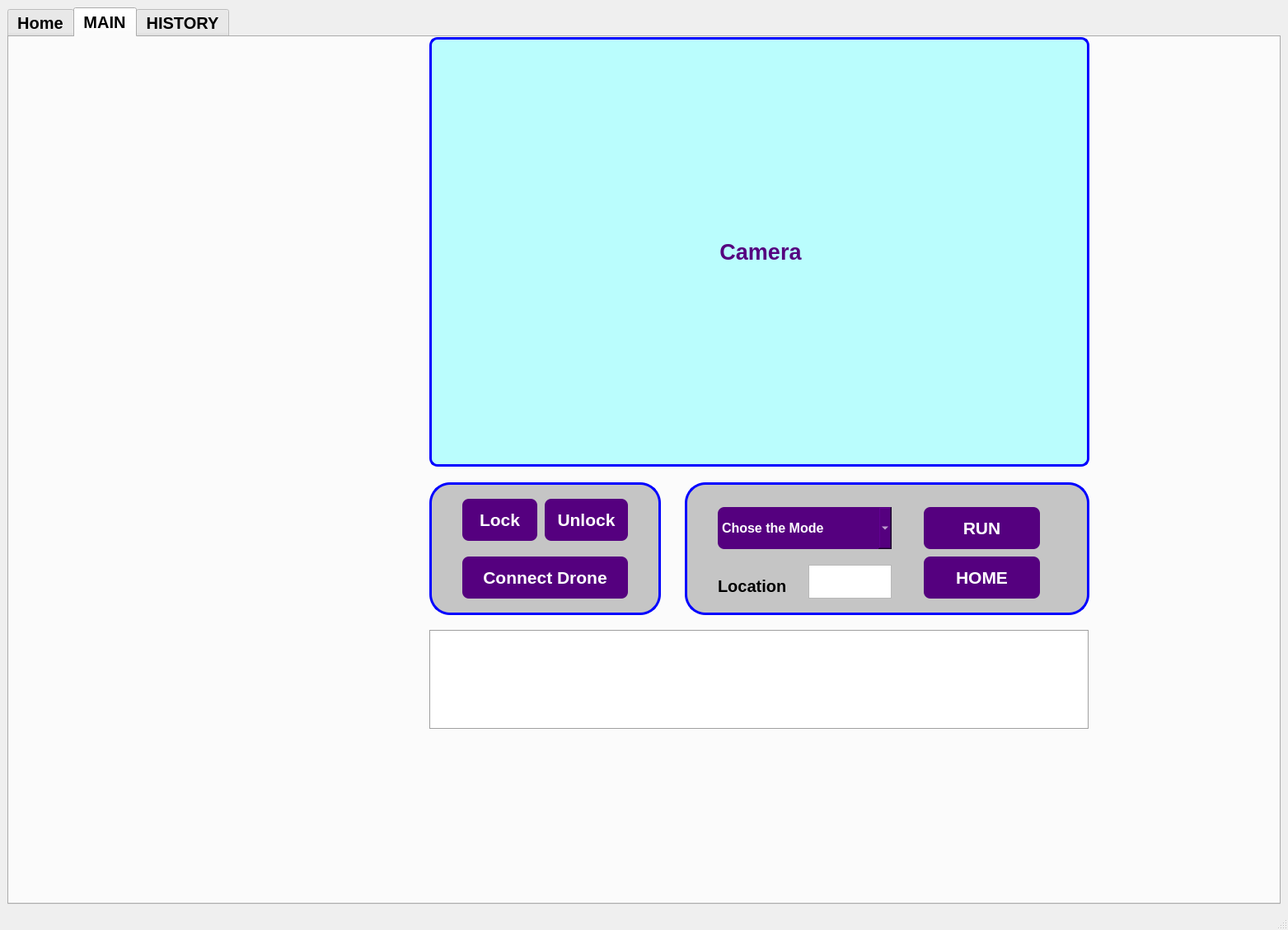
<?xml version="1.0" encoding="UTF-8"?>
<ui version="4.0">
 <class>Gui_window</class>
 <widget class="QMainWindow" name="Gui_window">
  <property name="geometry">
   <rect>
    <x>0</x>
    <y>0</y>
    <width>1563</width>
    <height>1128</height>
   </rect>
  </property>
  <property name="windowTitle">
   <string>MainWindow</string>
  </property>
  <widget class="QWidget" name="centralwidget">
   <layout class="QVBoxLayout" name="verticalLayout">
    <item>
     <widget class="QTabWidget" name="tabWidget">
      <property name="enabled">
       <bool>true</bool>
      </property>
      <property name="sizeIncrement">
       <size>
        <width>0</width>
        <height>0</height>
       </size>
      </property>
      <property name="baseSize">
       <size>
        <width>0</width>
        <height>0</height>
       </size>
      </property>
      <property name="font">
       <font>
        <family>MS Sans Serif</family>
        <pointsize>15</pointsize>
        <weight>75</weight>
        <bold>true</bold>
       </font>
      </property>
      <property name="toolTip">
       <string>qưq</string>
      </property>
      <property name="whatsThis">
       <string>&lt;html&gt;&lt;head/&gt;&lt;body&gt;&lt;p&gt;ssss&lt;/p&gt;&lt;/body&gt;&lt;/html&gt;</string>
      </property>
      <property name="autoFillBackground">
       <bool>true</bool>
      </property>
      <property name="styleSheet">
       <string notr="true"/>
      </property>
      <property name="tabShape">
       <enum>QTabWidget::Rounded</enum>
      </property>
      <property name="currentIndex">
       <number>1</number>
      </property>
      <property name="elideMode">
       <enum>Qt::ElideNone</enum>
      </property>
      <widget class="QWidget" name="home">
       <attribute name="title">
        <string>Home</string>
       </attribute>
       <widget class="QLabel" name="label">
        <property name="geometry">
         <rect>
          <x>820</x>
          <y>230</y>
          <width>231</width>
          <height>211</height>
         </rect>
        </property>
        <property name="styleSheet">
         <string notr="true">background-color: rgb(255, 255, 255,0);
border-image: url(:/pic_logo/image/98576c3bc08bc5393154d43d2ec07e47.png);</string>
        </property>
        <property name="text">
         <string/>
        </property>
        <property name="pixmap">
         <pixmap>../../../../../../../../../LENOVO/.designer/backup/image/98576c3bc08bc5393154d43d2ec07e47.png</pixmap>
        </property>
       </widget>
       <widget class="QLabel" name="label_2">
        <property name="geometry">
         <rect>
          <x>470</x>
          <y>510</y>
          <width>931</width>
          <height>101</height>
         </rect>
        </property>
        <property name="font">
         <font>
          <family>Garuda</family>
          <pointsize>23</pointsize>
          <weight>50</weight>
          <bold>false</bold>
         </font>
        </property>
        <property name="text">
         <string>&lt;html&gt;&lt;head/&gt;&lt;body&gt;&lt;p align=&quot;center&quot;&gt;&lt;span style=&quot; color:#00aaff;&quot;&gt;MÔ PHỎNG ĐIỀU KHIỂN MÁY BAY KHÔNG NGƯỜI LÁI &lt;br/&gt;QUẢN LÝ HÀNG TỒN KHO&lt;/span&gt;&lt;/p&gt;&lt;/body&gt;&lt;/html&gt;</string>
        </property>
       </widget>
       <widget class="QLabel" name="label_6">
        <property name="geometry">
         <rect>
          <x>770</x>
          <y>420</y>
          <width>361</width>
          <height>111</height>
         </rect>
        </property>
        <property name="font">
         <font>
          <family>Likhan</family>
          <pointsize>25</pointsize>
         </font>
        </property>
        <property name="text">
         <string>&lt;html&gt;&lt;head/&gt;&lt;body&gt;&lt;p&gt;&lt;span style=&quot; color:#ff0000;&quot;&gt;ĐỒ ÁN TỐT NGHIỆP&lt;/span&gt;&lt;/p&gt;&lt;/body&gt;&lt;/html&gt;</string>
        </property>
       </widget>
       <widget class="QLabel" name="label_26">
        <property name="geometry">
         <rect>
          <x>690</x>
          <y>640</y>
          <width>721</width>
          <height>61</height>
         </rect>
        </property>
        <property name="font">
         <font>
          <family>Times New Roman</family>
          <pointsize>20</pointsize>
         </font>
        </property>
        <property name="text">
         <string>GVHD: THẦY THS.NGUYỄN ĐỨC HOÀNG</string>
        </property>
       </widget>
       <widget class="QLabel" name="label_29">
        <property name="geometry">
         <rect>
          <x>690</x>
          <y>700</y>
          <width>791</width>
          <height>41</height>
         </rect>
        </property>
        <property name="font">
         <font>
          <family>Times New Roman</family>
          <pointsize>20</pointsize>
         </font>
        </property>
        <property name="text">
         <string>SVTH:    BÙI MINH HIẾU                   2011182</string>
        </property>
       </widget>
       <widget class="QLabel" name="label_30">
        <property name="geometry">
         <rect>
          <x>800</x>
          <y>740</y>
          <width>481</width>
          <height>41</height>
         </rect>
        </property>
        <property name="font">
         <font>
          <family>Times New Roman</family>
          <pointsize>20</pointsize>
         </font>
        </property>
        <property name="text">
         <string>NGUYỄN VÕ TẤN HẢI       2013076</string>
        </property>
       </widget>
       <widget class="QPushButton" name="pushButton_log_out">
        <property name="geometry">
         <rect>
          <x>1830</x>
          <y>0</y>
          <width>71</width>
          <height>61</height>
         </rect>
        </property>
        <property name="text">
         <string/>
        </property>
        <property name="icon">
         <iconset>
          <normaloff>../../../../../../do_an_QT_designer/image/log_out.png</normaloff>../../../../../../do_an_QT_designer/image/log_out.png</iconset>
        </property>
        <property name="iconSize">
         <size>
          <width>50</width>
          <height>50</height>
         </size>
        </property>
       </widget>
       <widget class="QLabel" name="label_25">
        <property name="geometry">
         <rect>
          <x>560</x>
          <y>10</y>
          <width>861</width>
          <height>101</height>
         </rect>
        </property>
        <property name="font">
         <font>
          <family>Likhan</family>
          <pointsize>25</pointsize>
         </font>
        </property>
        <property name="text">
         <string>&lt;html&gt;&lt;head/&gt;&lt;body&gt;&lt;p&gt;&lt;span style=&quot; color:#000000;&quot;&gt;TRƯỜNG ĐẠI HỌC BÁCH KHOA TP. HỒ CHÍ MINH&lt;/span&gt;&lt;/p&gt;&lt;/body&gt;&lt;/html&gt;</string>
        </property>
       </widget>
       <widget class="QLabel" name="label_28">
        <property name="geometry">
         <rect>
          <x>750</x>
          <y>100</y>
          <width>471</width>
          <height>51</height>
         </rect>
        </property>
        <property name="font">
         <font>
          <family>Likhan</family>
          <pointsize>25</pointsize>
         </font>
        </property>
        <property name="text">
         <string>&lt;html&gt;&lt;head/&gt;&lt;body&gt;&lt;p&gt;&lt;span style=&quot; color:#000000;&quot;&gt;KHOA ĐIỆN - ĐIỆN TỬ &lt;/span&gt;&lt;/p&gt;&lt;p&gt;&lt;br/&gt;&lt;/p&gt;&lt;/body&gt;&lt;/html&gt;</string>
        </property>
       </widget>
       <widget class="QLabel" name="label_31">
        <property name="geometry">
         <rect>
          <x>670</x>
          <y>160</y>
          <width>671</width>
          <height>51</height>
         </rect>
        </property>
        <property name="font">
         <font>
          <family>Likhan</family>
          <pointsize>25</pointsize>
         </font>
        </property>
        <property name="text">
         <string>&lt;html&gt;&lt;head/&gt;&lt;body&gt;&lt;p&gt;BỘ MÔN ĐIỀU KHIỂN TỰ ĐỘNG &lt;/p&gt;&lt;/body&gt;&lt;/html&gt;</string>
        </property>
       </widget>
      </widget>
      <widget class="QWidget" name="main">
       <attribute name="title">
        <string>MAIN</string>
       </attribute>
       <widget class="QLabel" name="label_camera">
        <property name="geometry">
         <rect>
          <x>510</x>
          <y>0</y>
          <width>801</width>
          <height>521</height>
         </rect>
        </property>
        <property name="styleSheet">
         <string notr="true">background-color: rgb(85, 255, 255,100);
border-radius:10px;
border-color: black;
border: 3px solid blue;</string>
        </property>
        <property name="text">
         <string>&lt;html&gt;&lt;head/&gt;&lt;body&gt;&lt;p align=&quot;center&quot;&gt;&lt;span style=&quot; font-size:20pt; font-weight:600; color:#55007f;&quot;&gt;Camera&lt;/span&gt;&lt;/p&gt;&lt;/body&gt;&lt;/html&gt;</string>
        </property>
       </widget>
       <widget class="QPushButton" name="pushButton_unlock">
        <property name="geometry">
         <rect>
          <x>650</x>
          <y>560</y>
          <width>101</width>
          <height>51</height>
         </rect>
        </property>
        <property name="font">
         <font>
          <family>MS Shell Dlg 2</family>
          <pointsize>16</pointsize>
          <weight>75</weight>
          <italic>false</italic>
          <bold>true</bold>
         </font>
        </property>
        <property name="styleSheet">
         <string notr="true">QPushButton{;
	background-color: rgb(85, 0, 127);
color:rgb(255, 255, 255);
border-radius:8px;}
QPushButton:pressed {

	background-color: rgb(255, 255, 255);
}</string>
        </property>
        <property name="text">
         <string>Unlock</string>
        </property>
       </widget>
       <widget class="QPushButton" name="pushButton_lock">
        <property name="geometry">
         <rect>
          <x>550</x>
          <y>560</y>
          <width>91</width>
          <height>51</height>
         </rect>
        </property>
        <property name="font">
         <font>
          <family>MS Shell Dlg 2</family>
          <pointsize>16</pointsize>
          <weight>75</weight>
          <italic>false</italic>
          <bold>true</bold>
         </font>
        </property>
        <property name="styleSheet">
         <string notr="true">QPushButton{	background-color: rgb(85, 0, 127);
color:rgb(255, 255, 255);
border-radius:8px;}
QPushButton:pressed {

	background-color: rgb(255, 255, 255);
}</string>
        </property>
        <property name="text">
         <string>Lock</string>
        </property>
       </widget>
       <widget class="QPushButton" name="pushButton_run">
        <property name="geometry">
         <rect>
          <x>1110</x>
          <y>570</y>
          <width>141</width>
          <height>51</height>
         </rect>
        </property>
        <property name="font">
         <font>
          <pointsize>16</pointsize>
          <weight>75</weight>
          <bold>true</bold>
         </font>
        </property>
        <property name="styleSheet">
         <string notr="true">QPushButton{background-color: rgb(85, 0, 127);
border-radius:8px;
color:rgb(255, 255, 255);}
QPushButton:hover {background-color: rgb(85, 0, 127,200);}
QPushButton:pressed {

	background-color: rgb(255, 255, 255);
}</string>
        </property>
        <property name="text">
         <string>RUN</string>
        </property>
       </widget>
       <widget class="QPushButton" name="pushButton_home">
        <property name="geometry">
         <rect>
          <x>1110</x>
          <y>630</y>
          <width>141</width>
          <height>51</height>
         </rect>
        </property>
        <property name="font">
         <font>
          <pointsize>16</pointsize>
          <weight>75</weight>
          <bold>true</bold>
         </font>
        </property>
        <property name="styleSheet">
         <string notr="true">QPushButton{background-color: rgb(85, 0, 127);
border-radius:8px;
color:rgb(255, 255, 255);}
QPushButton:hover {background-color: rgb(85, 0, 127,200);}
QPushButton:pressed {

	background-color: rgb(255, 255, 255);
}</string>
        </property>
        <property name="text">
         <string>HOME</string>
        </property>
       </widget>
       <widget class="QLabel" name="label_69">
        <property name="geometry">
         <rect>
          <x>820</x>
          <y>540</y>
          <width>491</width>
          <height>161</height>
         </rect>
        </property>
        <property name="styleSheet">
         <string notr="true">background-color: rgb(197, 197, 197);
border-radius:25px;
border-color:rgb(0, 0, 0);
border: 3px solid blue;</string>
        </property>
        <property name="text">
         <string/>
        </property>
       </widget>
       <widget class="QLabel" name="label_74">
        <property name="geometry">
         <rect>
          <x>510</x>
          <y>540</y>
          <width>281</width>
          <height>161</height>
         </rect>
        </property>
        <property name="styleSheet">
         <string notr="true">background-color: rgb(197, 197, 197);
border-radius:25px;
border-color:rgb(0, 0, 0);
border: 3px solid blue;</string>
        </property>
        <property name="text">
         <string/>
        </property>
       </widget>
       <widget class="QPushButton" name="pushButton_connect_drone">
        <property name="geometry">
         <rect>
          <x>550</x>
          <y>630</y>
          <width>201</width>
          <height>51</height>
         </rect>
        </property>
        <property name="font">
         <font>
          <family>MS Shell Dlg 2</family>
          <pointsize>16</pointsize>
          <weight>75</weight>
          <italic>false</italic>
          <bold>true</bold>
         </font>
        </property>
        <property name="styleSheet">
         <string notr="true">QPushButton{	background-color: rgb(85, 0, 127);
color:rgb(255, 255, 255);
border-radius:8px;}
QPushButton:pressed {

	background-color: rgb(255, 255, 255);
}</string>
        </property>
        <property name="text">
         <string>Connect Drone</string>
        </property>
       </widget>
       <widget class="QComboBox" name="comboBox_choose_location">
        <property name="geometry">
         <rect>
          <x>860</x>
          <y>570</y>
          <width>211</width>
          <height>51</height>
         </rect>
        </property>
        <property name="font">
         <font>
          <family>Arial</family>
          <pointsize>12</pointsize>
          <weight>75</weight>
          <bold>true</bold>
          <kerning>false</kerning>
         </font>
        </property>
        <property name="styleSheet">
         <string notr="true">QComboBox{background-color: rgb(85, 0, 127);
border-radius:8px;
color:rgb(255, 255, 255);}
QComboBox:hover {background-color: rgb(85, 0, 127,200);}
QComboBox:pressed {

	background-color: rgb(255, 255, 255);
}</string>
        </property>
        <property name="editable">
         <bool>false</bool>
        </property>
        <item>
         <property name="text">
          <string>Chose the Mode</string>
         </property>
        </item>
        <item>
         <property name="text">
          <string>A  Location</string>
         </property>
        </item>
        <item>
         <property name="text">
          <string>All</string>
         </property>
        </item>
       </widget>
       <widget class="QTextEdit" name="textEdit_location">
        <property name="geometry">
         <rect>
          <x>970</x>
          <y>640</y>
          <width>101</width>
          <height>41</height>
         </rect>
        </property>
       </widget>
       <widget class="QLabel" name="label_location">
        <property name="geometry">
         <rect>
          <x>860</x>
          <y>650</y>
          <width>101</width>
          <height>31</height>
         </rect>
        </property>
        <property name="text">
         <string>Location</string>
        </property>
       </widget>
       <widget class="QTextEdit" name="textEdit_message">
        <property name="geometry">
         <rect>
          <x>510</x>
          <y>719</y>
          <width>801</width>
          <height>121</height>
         </rect>
        </property>
        <property name="font">
         <font>
          <family>DejaVu Sans</family>
          <pointsize>10</pointsize>
         </font>
        </property>
        <property name="frameShape">
         <enum>QFrame::Box</enum>
        </property>
        <property name="readOnly">
         <bool>true</bool>
        </property>
        <property name="html">
         <string>&lt;!DOCTYPE HTML PUBLIC &quot;-//W3C//DTD HTML 4.0//EN&quot; &quot;http://www.w3.org/TR/REC-html40/strict.dtd&quot;&gt;
&lt;html&gt;&lt;head&gt;&lt;meta name=&quot;qrichtext&quot; content=&quot;1&quot; /&gt;&lt;style type=&quot;text/css&quot;&gt;
p, li { white-space: pre-wrap; }
&lt;/style&gt;&lt;/head&gt;&lt;body style=&quot; font-family:'DejaVu Sans'; font-size:10pt; font-weight:600; font-style:normal;&quot;&gt;
&lt;p style=&quot;-qt-paragraph-type:empty; margin-top:0px; margin-bottom:0px; margin-left:0px; margin-right:0px; -qt-block-indent:0; text-indent:0px; font-family:'MS Sans Serif'; font-size:15pt;&quot;&gt;&lt;br /&gt;&lt;/p&gt;&lt;/body&gt;&lt;/html&gt;</string>
        </property>
       </widget>
       <zorder>label_74</zorder>
       <zorder>label_69</zorder>
       <zorder>label_camera</zorder>
       <zorder>pushButton_unlock</zorder>
       <zorder>pushButton_lock</zorder>
       <zorder>pushButton_run</zorder>
       <zorder>pushButton_home</zorder>
       <zorder>pushButton_connect_drone</zorder>
       <zorder>comboBox_choose_location</zorder>
       <zorder>textEdit_location</zorder>
       <zorder>label_location</zorder>
       <zorder>textEdit_message</zorder>
      </widget>
      <widget class="QWidget" name="history">
       <attribute name="title">
        <string>HISTORY</string>
       </attribute>
       <widget class="QComboBox" name="comboBox_chose_the_mode">
        <property name="geometry">
         <rect>
          <x>1120</x>
          <y>70</y>
          <width>161</width>
          <height>31</height>
         </rect>
        </property>
        <property name="font">
         <font>
          <family>Arial</family>
          <pointsize>12</pointsize>
          <weight>75</weight>
          <bold>true</bold>
          <kerning>false</kerning>
         </font>
        </property>
        <property name="styleSheet">
         <string notr="true">border: 2px solid black;</string>
        </property>
        <property name="editable">
         <bool>false</bool>
        </property>
        <item>
         <property name="text">
          <string>Chose the Mode</string>
         </property>
        </item>
        <item>
         <property name="text">
          <string>Account</string>
         </property>
        </item>
        <item>
         <property name="text">
          <string>Detected Box </string>
         </property>
        </item>
       </widget>
       <widget class="QPushButton" name="pushButton_clear">
        <property name="geometry">
         <rect>
          <x>1420</x>
          <y>70</y>
          <width>93</width>
          <height>41</height>
         </rect>
        </property>
        <property name="font">
         <font>
          <family>Arial</family>
          <pointsize>12</pointsize>
          <weight>75</weight>
          <bold>true</bold>
         </font>
        </property>
        <property name="styleSheet">
         <string notr="true">QPushButton{
border: 3px solid blue;
background-color: rgb(85, 0, 255);
color:rgb(255, 255, 255)
}
QPushButton:hover {background-color: rgb(85, 0, 127,200);}
QPushButton:pressed {

	background-color: rgb(255, 255, 255);
}</string>
        </property>
        <property name="text">
         <string>Clear</string>
        </property>
       </widget>
       <widget class="QPushButton" name="pushButton_search">
        <property name="geometry">
         <rect>
          <x>1310</x>
          <y>70</y>
          <width>93</width>
          <height>41</height>
         </rect>
        </property>
        <property name="font">
         <font>
          <family>Arial</family>
          <pointsize>12</pointsize>
          <weight>75</weight>
          <bold>true</bold>
         </font>
        </property>
        <property name="styleSheet">
         <string notr="true">QPushButton{
border: 3px solid blue;
background-color: rgb(85, 0, 255);
color:rgb(255, 255, 255)
}
QPushButton:hover {background-color: rgb(85, 0, 127,200);}
QPushButton:pressed {

	background-color: rgb(255, 255, 255);
}</string>
        </property>
        <property name="text">
         <string>Search</string>
        </property>
       </widget>
       <widget class="QPushButton" name="pushButton_calendar_1">
        <property name="geometry">
         <rect>
          <x>1070</x>
          <y>200</y>
          <width>51</width>
          <height>51</height>
         </rect>
        </property>
        <property name="styleSheet">
         <string notr="true">QPushButton{border:none;}

</string>
        </property>
        <property name="text">
         <string/>
        </property>
        <property name="icon">
         <iconset>
          <normaloff>../../../../../../do_an_QT_designer/image/calendar.png</normaloff>../../../../../../do_an_QT_designer/image/calendar.png</iconset>
        </property>
        <property name="iconSize">
         <size>
          <width>40</width>
          <height>40</height>
         </size>
        </property>
       </widget>
       <widget class="QPushButton" name="pushButton_calendar_2">
        <property name="geometry">
         <rect>
          <x>1070</x>
          <y>280</y>
          <width>51</width>
          <height>41</height>
         </rect>
        </property>
        <property name="styleSheet">
         <string notr="true">QPushButton{border:none;}

</string>
        </property>
        <property name="text">
         <string/>
        </property>
        <property name="icon">
         <iconset>
          <normaloff>../../../../../../do_an_QT_designer/image/calendar.png</normaloff>../../../../../../do_an_QT_designer/image/calendar.png</iconset>
        </property>
        <property name="iconSize">
         <size>
          <width>40</width>
          <height>40</height>
         </size>
        </property>
       </widget>
       <widget class="QDateEdit" name="dateEdit_1">
        <property name="geometry">
         <rect>
          <x>1120</x>
          <y>130</y>
          <width>161</width>
          <height>41</height>
         </rect>
        </property>
        <property name="dateTime">
         <datetime>
          <hour>0</hour>
          <minute>0</minute>
          <second>0</second>
          <year>2024</year>
          <month>6</month>
          <day>24</day>
         </datetime>
        </property>
        <property name="displayFormat">
         <string>dd/MM/yyyy</string>
        </property>
       </widget>
       <widget class="QDateEdit" name="dateEdit_2">
        <property name="geometry">
         <rect>
          <x>1120</x>
          <y>190</y>
          <width>161</width>
          <height>41</height>
         </rect>
        </property>
        <property name="dateTime">
         <datetime>
          <hour>0</hour>
          <minute>0</minute>
          <second>0</second>
          <year>2024</year>
          <month>6</month>
          <day>24</day>
         </datetime>
        </property>
        <property name="displayFormat">
         <string>dd/MM/yyyy</string>
        </property>
       </widget>
       <widget class="QTableWidget" name="tableWidget_account">
        <property name="geometry">
         <rect>
          <x>220</x>
          <y>40</y>
          <width>821</width>
          <height>651</height>
         </rect>
        </property>
        <property name="styleSheet">
         <string notr="true"/>
        </property>
       </widget>
       <widget class="QPushButton" name="pushButton_load">
        <property name="geometry">
         <rect>
          <x>1320</x>
          <y>130</y>
          <width>191</width>
          <height>41</height>
         </rect>
        </property>
        <property name="font">
         <font>
          <family>Arial</family>
          <pointsize>12</pointsize>
          <weight>75</weight>
          <bold>true</bold>
         </font>
        </property>
        <property name="styleSheet">
         <string notr="true">QPushButton{
border: 3px solid blue;
background-color: rgb(85, 0, 255);
color:rgb(255, 255, 255)
}
QPushButton:hover {background-color: rgb(85, 0, 127,200);}
QPushButton:pressed {

	background-color: rgb(255, 255, 255);
}</string>
        </property>
        <property name="text">
         <string>Product infomation</string>
        </property>
       </widget>
       <widget class="QPushButton" name="pushButton_report">
        <property name="geometry">
         <rect>
          <x>1320</x>
          <y>190</y>
          <width>191</width>
          <height>41</height>
         </rect>
        </property>
        <property name="font">
         <font>
          <family>Arial</family>
          <pointsize>12</pointsize>
          <weight>75</weight>
          <bold>true</bold>
         </font>
        </property>
        <property name="styleSheet">
         <string notr="true">QPushButton{
border: 3px solid blue;
background-color: rgb(85, 0, 255);
color:rgb(255, 255, 255)
}
QPushButton:hover {background-color: rgb(85, 0, 127,200);}
QPushButton:pressed {

	background-color: rgb(255, 255, 255);
}</string>
        </property>
        <property name="text">
         <string>Report</string>
        </property>
       </widget>
       <widget class="QLabel" name="label_75">
        <property name="geometry">
         <rect>
          <x>1090</x>
          <y>40</y>
          <width>451</width>
          <height>221</height>
         </rect>
        </property>
        <property name="styleSheet">
         <string notr="true">background-color: rgb(197, 197, 197);
border-radius:25px;
border-color:rgb(0, 0, 0);
border: 3px solid blue;</string>
        </property>
        <property name="text">
         <string/>
        </property>
       </widget>
       <zorder>label_75</zorder>
       <zorder>dateEdit_1</zorder>
       <zorder>comboBox_chose_the_mode</zorder>
       <zorder>pushButton_clear</zorder>
       <zorder>pushButton_search</zorder>
       <zorder>pushButton_calendar_1</zorder>
       <zorder>pushButton_calendar_2</zorder>
       <zorder>dateEdit_2</zorder>
       <zorder>tableWidget_account</zorder>
       <zorder>pushButton_load</zorder>
       <zorder>pushButton_report</zorder>
      </widget>
     </widget>
    </item>
   </layout>
  </widget>
  <widget class="QStatusBar" name="statusbar"/>
 </widget>
 <resources>
  <include location="../../../../../database/pic_logo.qrc"/>
 </resources>
 <connections/>
</ui>
